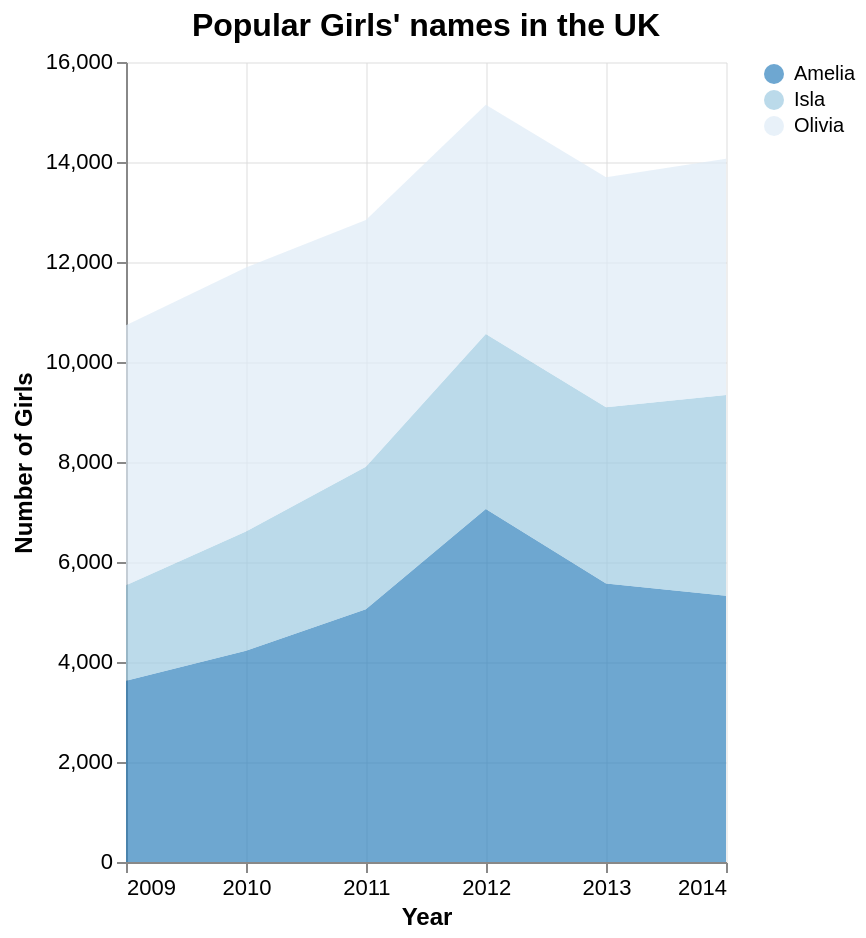

Specify this chart in Vega-Lite:
### Vega-Lite specification from a JSON file in a GitHub repository (floating-point values rounded to 4 significant figures)
{"$schema": "https://vega.github.io/schema/vega-lite/v5.json", "title": {"text": "Popular Girls' names in the UK", "fontSize": 16, "fontWeight": "bold"}, "width": "container", "height": 400, "data": {"values": [{"Year": "2009-01-01", "Amelia": 3625, "Isla": 1908, "Olivia": 5201}, {"Year": "2010-01-01", "Amelia": 4227, "Isla": 2384, "Olivia": 5279}, {"Year": "2011-01-01", "Amelia": 5054, "Isla": 2849, "Olivia": 4938}, {"Year": "2012-01-01", "Amelia": 7061, "Isla": 3501, "Olivia": 4585}, {"Year": "2013-01-01", "Amelia": 5570, "Isla": 3526, "Olivia": 4598}, {"Year": "2014-01-01", "Amelia": 5327, "Isla": 4012, "Olivia": 4724}]}, "encoding": {"x": {"field": "Year", "type": "temporal", "timeUnit": "year", "axis": {"title": "Year", "titleFontWeight": "bold", "grid": true}}, "y": {"field": "value", "type": "quantitative", "axis": {"title": "Number of Girls", "titleFontWeight": "bold", "grid": true}}, "color": {"field": "name", "type": "nominal", "scale": {"domain": ["Amelia", "Isla", "Olivia"], "range": ["#3182bd", "#9ecae1", "#deebf7"]}, "legend": {"title": null, "orient": "right"}}}, "layer": [{"mark": {"type": "area", "opacity": 0.7}, "transform": [{"fold": ["Amelia", "Isla", "Olivia"], "as": ["name", "value"]}, {"calculate": "datum.name === 'Amelia' ? 1 : datum.name === 'Isla' ? 2 : 3", "as": "order"}], "encoding": {"order": {"field": "order", "type": "quantitative"}}}], "config": {"axis": {"gridColor": "#ddd", "gridOpacity": 0.5, "labelFontSize": 11, "titleFontSize": 12}, "view": {"stroke": null}}}
